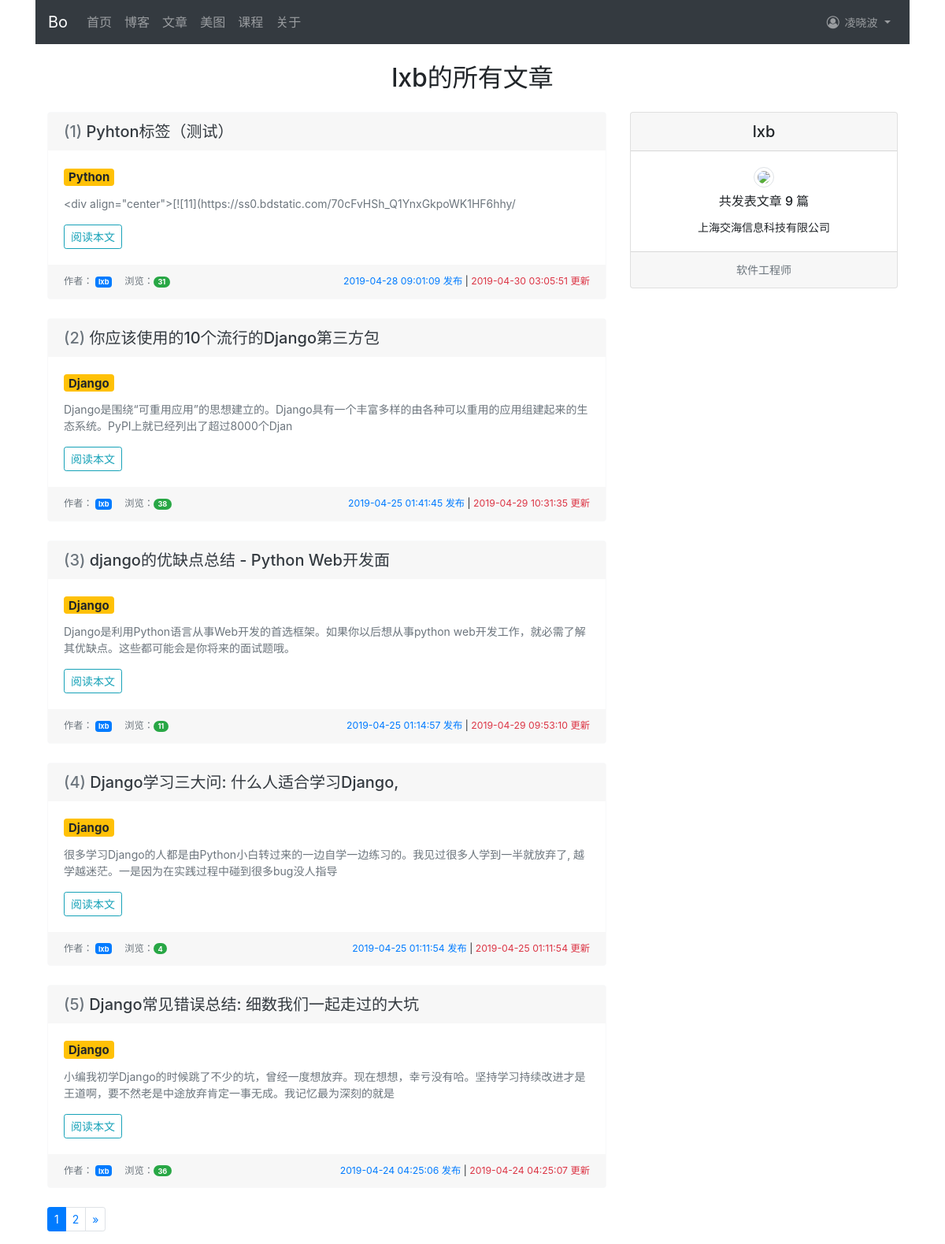
/article/list-article-titles/lxb/, run on the app's committed database.
### article/models.py (models this page shows, shortened)
class ArticlePost(models.Model):
    author = models.ForeignKey(User, related_name='article',
                               on_delete=models.CASCADE, verbose_name='作者')
    title = models.CharField('标题', max_length=200)
    slug = models.SlugField('Slug', max_length=500)
    column = models.ForeignKey(ArticleColumn, related_name='article_column',
                               on_delete=models.CASCADE, verbose_name='栏目')
    body = models.TextField()
    created = models.DateTimeField('创建时间', default=timezone.now)
    updated = models.DateTimeField('修改时间', auto_now=True)
    users_like = models.ManyToManyField(User, related_name='articles_like', blank=True, verbose_name='点赞')
    total_views = models.PositiveIntegerField('浏览量', default=0)
    article_tag = models.ManyToManyField(ArticleTag, related_name='article_tag', blank=True, verbose_name='文章标签')
    class Meta:
        ordering = ['-updated']
        index_together = (('id', 'slug'),)
    def get_url_path(self):
        return reverse('article:list_article_detail', args=[self.id, self.slug])

class ArticleColumn(models.Model):
    user = models.ForeignKey(User, related_name='article_column',
                             on_delete=models.CASCADE, verbose_name='作者')
    column = models.CharField('栏目', max_length=200)
    created = models.DateField('创建时间', auto_now_add=True)
    def __str__(self):
        return self.column

### account/models.py (models this page shows, shortened)
class UserInfo(models.Model):
    user = models.OneToOneField(User, on_delete=models.CASCADE, related_name='userinfo')
    school = models.CharField('学校', max_length=100, blank=True)
    company = models.CharField('公司', max_length=100, blank=True)
    profession = models.CharField('职业', max_length=100, blank=True)
    address = models.CharField('地址', max_length=100, blank=True)
    aboutme = models.TextField('介绍', blank=True)
    photo = models.ImageField(blank=True)
    class Meta:
        verbose_name = 'User Info'
        verbose_name_plural = 'User Info'

### article/list_views.py (the view)
# urls.py: path('list-article-titles/', list_views.article_titles, name='article_titles'),
def article_titles(request, username=None):
    if username:
        user = User.objects.get(username=username)
        articles_title = ArticlePost.objects.filter(author=user)
        try:
            userinfo = user.userinfo
        except:
            userinfo = None
    else:
        articles_title = ArticlePost.objects.all()
    paginator = Paginator(articles_title, 5)
    page = request.GET.get('page')
    try:
        current_page = paginator.page(page)     # 获取指定页面内容，其参数必须>=1的整数
        articles = current_page.object_list  # 获取当前页对应的所有记录
    except PageNotAnInteger:        # 页码不是整数，捕获异常
        current_page = paginator.page(1)
        articles = current_page.object_list
    except EmptyPage:       # 页码为空，捕获异常
        current_page = paginator.page(paginator.num_pages)      # 返回页数
        articles = current_page.object_list
    if username:
        return render(request, 'article/list/author_titles.html', {'articles': articles, 'page': current_page,
                                                                    'userinfo': userinfo, 'user': user})
    return render(request, 'article/list/article_titles.html', {'articles': articles, 'page': current_page})

### article/templatetags/article_tags.py (called while the page is built)
@register.simple_tag
def author_total_articles(user):
    return user.article.count()

### templates/article/list/author_titles.html (shortened to what this page needs)
{% extends "base.html" %}
{% load article_tags %}
{% load staticfiles %}
{% block content %}
    <div class="row text-center justify-content-center mb-3">
        <h2>{{ user.username }}的所有文章</h2>
    </div>
    <div class="container">
        <div class="row">
            <div class="col-md-8">
                {% for article in articles %}
                    <div class="card border-light mb-4 small">
                        <h5 class="card-header border-0">
                            <span class="text-secondary">({{ forloop.counter }})</span>
                            <a href="{{ article.get_url_path }}" class="text-dark">{{ article.title | truncatechars:28 }}</a>
                        </h5>
                        <div class="card-body">
                            <h5 class="card-title"><span class="badge badge-warning">{{ article.column }}</span></h5>
                            <div class="card-text text-secondary">
                                {{ article.body | truncatechars:80 | linebreaks }}
                            </div>
                            <a href="{{ article.get_url_path }}" class="btn btn-outline-info btn-sm">阅读本文</a>
                        </div>
                        <div class="card-footer border-0">
                            <small class="text-muted pull-left">作者：
                                <a href="{% url 'article:author_titles' article.author.username %}" class="badge badge-primary">
                                    {{ article.author.username }}
                                </a>
                            </small>
                            <small class="text-muted pull-left ml-3">
                                浏览：<span class="badge badge-success badge-pill">{{ article.total_views }}</span>
                            </small>
                            <small class="pull-right">
                                <span class="text-primary">{{ article.created | date:"Y-m-d h:i:s" }} 发布</span> |
                                <span class="text-danger">{{ article.updated | date:"Y-m-d h:i:s" }} 更新</span>
                            </small>
                        </div>
                    </div>
                {% endfor %}
                {% include "paginator.html" %}
            </div>
            <div class="col-md-4">
                <div class="card text-center small">
                    <h5 class="card-header">{{ user.username }}</h5>
                    <div class="card-body">
                        {% if userinfo.photo %}
                            <img src="{{ userinfo.photo | striptags }}" class="img-thumbnail rounded-circle" id="my_photo" name="user_face">
                        {% else %}
                            <img src="{% static 'images/touxiang.jpg' %}" class="img-thumbnail rounded-circle" id="my_photo" name="user_face">
                        {% endif %}
                        <h6 class="card-title mt-2">共发表文章 {% author_total_articles user %} 篇</h6>
                        {% if userinfo %}
                            <p class="card-text">{{ userinfo.company }}</p>
                        {% else %}
                            <p class="card-text">这个作者太懒了，什么也没有留下。</p>
                        {% endif %}
                    </div>
                    <div class="card-footer text-muted">
                        {{ userinfo.profession }}
                    </div>
                </div>
            </div>
        </div>
    </div>
{% endblock %}

### templates/header.html (shortened to what this page needs)
{% load staticfiles %}
<div class="container">
    <nav class="navbar navbar-expand-lg navbar-dark bg-dark mb-4" role="navigation">
        <a class="navbar-brand" href="{% url 'home' %}">Bo</a>
        <div class="collapse navbar-collapse" id="navbarNav">
            <ul class="navbar-nav">
                <li class="nav-item">
                    <a class="nav-link" href="{% url 'home' %}">首页</a>
                </li>
                <li class="nav-item">
                    <a class="nav-link" href="{% url 'blog:blog_title' %}">博客</a>
                </li>
                <li class="nav-item">
                    <a class="nav-link" href="{% url 'article:article_titles' %}">文章</a>
                </li>
                <li class="nav-item">
                    <a class="nav-link" href="{% url 'image:falls_images' %}">美图</a>
                </li>
                <li class="nav-item">
                    <a class="nav-link" href="{% url 'course:course_list' %}">课程</a>
                </li>
                <li class="nav-item">
                    <a class="nav-link" href="{% url 'course:about' %}">关于</a>
                </li>
            </ul>
            <ul class="navbar-nav flex-row ml-md-auto d-none d-md-flex">
                {% if user.is_authenticated %}
                    <li class="nav-item dropdown">
                        <a class="nav-link dropdown-toggle" href="#" id="navbarDropdown" role="button" data-toggle="dropdown" aria-haspopup="true" aria-expanded="false">
                            <i class="fa fa-fw fa-user-circle-o"></i>
                            {% if user.last_name %}
                                <span class="small">{{ user.last_name }}{{ user.first_name }}</span>
                            {% else %}
                                {{ user.username }}
                            {% endif %}
                        </a>
                    </li>
                {% endif %}
            </ul>
        </div>
    </nav>
</div>

### data on the page
ArticlePost: title "Pyhton标签（测试）", column "Python", body "<div align=\"center\">[![11](https://ss0.bdstatic.com/70cFvHSh_Q1YnxGkpoWK1HF6hhy/", author.username "lxb", total_views "31", created "2019-04-28 09:01:09", updated "2019-04-30 03:05:51"
ArticlePost: title "你应该使用的10个流行的Django第三方包", column "Django", body "Django是围绕“可重用应用”的思想建立的。Django具有一个丰富多样的由各种可以重用的应用组建起来的生态系统。PyPI上就已经列出了超过8000个Djan", author.username "lxb", total_views "38", created "2019-04-25 01:41:45", updated "2019-04-29 10:31:35"
ArticlePost: title "django的优缺点总结 - Python Web开发面", column "Django", body "Django是利用Python语言从事Web开发的首选框架。如果你以后想从事python web开发工作，就必需了解其优缺点。这些都可能会是你将来的面试题哦。", author.username "lxb", total_views "11", created "2019-04-25 01:14:57", updated "2019-04-29 09:53:10"
ArticlePost: title "Django学习三大问: 什么人适合学习Django,", column "Django", body "很多学习Django的人都是由Python小白转过来的一边自学一边练习的。我见过很多人学到一半就放弃了, 越学越迷茫。一是因为在实践过程中碰到很多bug没人指导", author.username "lxb", total_views "4", created "2019-04-25 01:11:54", updated "2019-04-25 01:11:54"
ArticlePost: title "Django常见错误总结: 细数我们一起走过的大坑", column "Django", body "小编我初学Django的时候跳了不少的坑，曾经一度想放弃。现在想想，幸亏没有哈。坚持学习持续改进才是王道啊，要不然老是中途放弃肯定一事无成。我记忆最为深刻的就是", author.username "lxb", total_views "36", created "2019-04-24 04:25:06", updated "2019-04-24 04:25:07"
UserInfo: company "上海交海信息科技有限公司", profession "软件工程师"

### other printed values
{{ user.last_name }} "凌"
{{ user.first_name }} "晓波"
{{ user.username }} "lxb"
{{ page_num }} "1"
{{ page_num }} "2"
